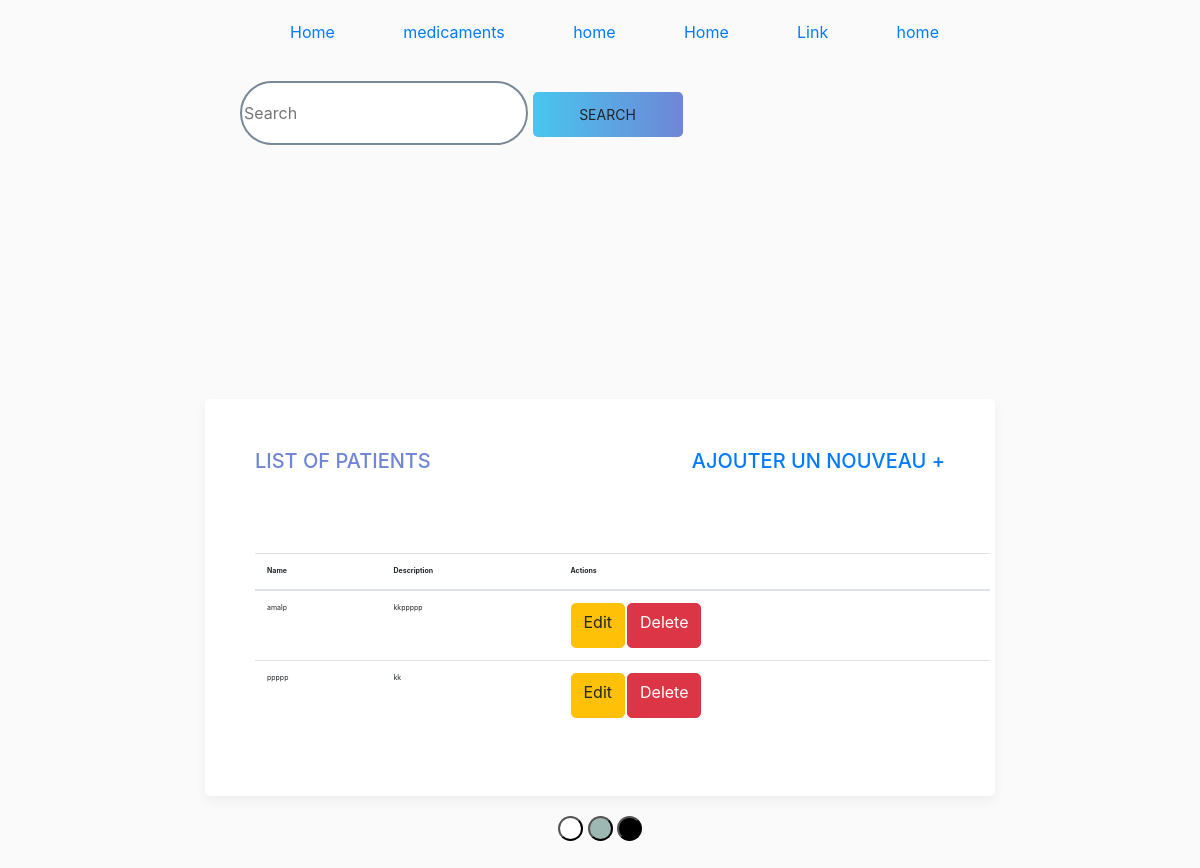
Screenshot of /medicaments.php with the database file from the repository.
### tables this page shows
CREATE TABLE IF NOT EXISTS `medicaments` (
  `id` int(11) NOT NULL AUTO_INCREMENT,
  `name` varchar(255) NOT NULL,
  `description` varchar(255) NOT NULL,
  PRIMARY KEY (`id`)
);

### medicaments.php (the view, shortened to what this page needs)
<?php include('./partial/header.php'); ?>
<?php include('./database/connection.php');
$sql = 'SELECT * FROM medicaments';
$result = $conn->query($sql);
?>
        <div id="form-container" class="form-container">
        <h1 id="h1">List of Patients <a href="medicament.php" class="btn-add">Ajouter un nouveau +</a></h1>
            <table class="table" id="table">
                <thead id="thead">
                    <tr>
                        <th>Name</th>
                        <th>Description</th>
                        <th>Actions</th>
                    </tr>
                </thead>
                <?php
                if ($result->num_rows > 0) { ?>
                <tbody id="tbody">
                <?php while($row = $result->fetch_assoc()) { ?>
                    <tr>
                        <td scope="row"><?= $row['name'] ?? '' ?></td>
                        <td><?= $row['description'] ?? '' ?></td>
                        <td>
                        <div  id="btn-group">
                            <a href="med_edit.php?id=<?= $row['id'] ?>" class="btn btn-warning">Edit</a>
                            <a href="med_delete.php?id=<?= $row['id'] ?>" class="btn btn-danger">Delete</a>
                        </div>
                        </td>
                    </tr>
                <?php } ?>
                </tbody>
                <?php } ?>
            </table>
        </div>
        <?php include('./partial/footer.php'); ?>
</body>
</html>

### assets/css/style.css (style rules this page uses)
body { background-color: #fafafa; }
h1 { font-size: 20px; text-transform: uppercase; color: #6f86d6; margin-bottom: 80px; }
.form-control, .btn { border-radius: 5px; height: 45px; }
.login-form-container, #form-container { margin: 0 auto; margin-top: 30vh; background-color: #fff; padding: 50px; border-radius: 5px; box-shadow: 0px 5px 10px #eee; }
#form-container { margin-top: 10vh; color: rgb(22, 223, 49); }
.table { position: relative; }
.btn-add { float: right; }

### rows the page displays
medicaments: name "amalp", description "kkppppp"
medicaments: name "ppppp", description "kk"
